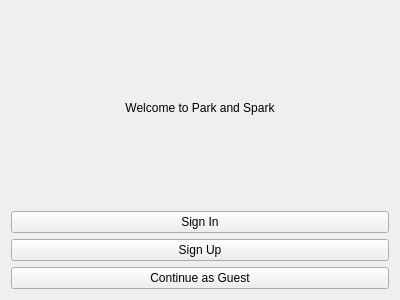
<?xml version="1.0" encoding="UTF-8"?>
<ui version="4.0">
 <class>Form</class>
 <widget class="QWidget" name="Form">
  <property name="geometry">
   <rect>
    <x>0</x>
    <y>0</y>
    <width>400</width>
    <height>300</height>
   </rect>
  </property>
  <property name="windowTitle">
   <string>Welcome to Park and Spark</string>
  </property>
  <layout class="QVBoxLayout" name="verticalLayout">
   <item>
    <widget class="QLabel" name="welcomeLabel">
     <property name="text">
      <string>Welcome to Park and Spark</string>
     </property>
     <property name="alignment">
      <set>Qt::AlignCenter</set>
     </property>
    </widget>
   </item>
   <item>
    <widget class="QPushButton" name="signin_button">
     <property name="text">
      <string>Sign In</string>
     </property>
    </widget>
   </item>
   <item>
    <widget class="QPushButton" name="signup_button">
     <property name="text">
      <string>Sign Up</string>
     </property>
    </widget>
   </item>
   <item>
    <widget class="QPushButton" name="guest_button">
     <property name="text">
      <string>Continue as Guest</string>
     </property>
    </widget>
   </item>
  </layout>
 </widget>
 <resources/>
 <connections/>
</ui>
